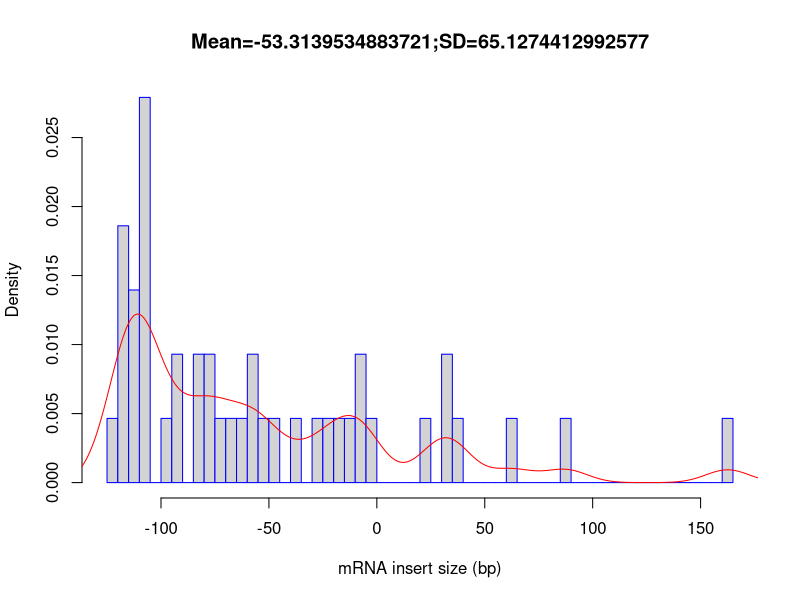

Write the R code that produced this figure.
out_file = 'Atha_Ler-0_sl_FLT_uG_Rep1'
pdf('Atha_Ler-0_sl_FLT_uG_Rep1.inner_distance_plot.pdf')
fragsize=rep(c(-147.5,-142.5,-137.5,-132.5,-127.5,-122.5,-117.5,-112.5,-107.5,-102.5,-97.5,-92.5,-87.5,-82.5,-77.5,-72.5,-67.5,-62.5,-57.5,-52.5,-47.5,-42.5,-37.5,-32.5,-27.5,-22.5,-17.5,-12.5,-7.5,-2.5,2.5,7.5,12.5,17.5,22.5,27.5,32.5,37.5,42.5,47.5,52.5,57.5,62.5,67.5,72.5,77.5,82.5,87.5,92.5,97.5,102.5,107.5,112.5,117.5,122.5,127.5,132.5,137.5,142.5,147.5,152.5,157.5,162.5,167.5,172.5,177.5,182.5,187.5,192.5,197.5,202.5,207.5,212.5,217.5,222.5,227.5,232.5,237.5,242.5,247.5,252.5,257.5,262.5,267.5,272.5,277.5,282.5,287.5,292.5,297.5,302.5,307.5,312.5,317.5,322.5,327.5,332.5,337.5,342.5,347.5),times=c(0,0,0,0,0,1,4,3,6,0,1,2,0,2,2,1,1,1,2,1,1,0,1,0,1,1,1,1,2,1,0,0,0,0,1,0,2,1,0,0,0,0,1,0,0,0,0,1,0,0,0,0,0,0,0,0,0,0,0,0,0,0,1,0,0,0,0,0,0,0,0,0,0,0,0,0,0,0,0,0,0,0,0,0,0,0,0,0,0,0,0,0,0,0,0,0,0,0,0,0))
frag_sd = sd(fragsize)
frag_mean = mean(fragsize)
frag_median = median(fragsize)
write(x=c("Name","Mean","Median","sd"), sep="	", file=stdout(),ncolumns=4)
write(c(out_file,frag_mean,frag_median,frag_sd),sep="	", file=stdout(),ncolumns=4)
hist(fragsize,probability=T,breaks=100,xlab="mRNA insert size (bp)",main=paste(c("Mean=",frag_mean,";","SD=",frag_sd),collapse=""),border="blue")
lines(density(fragsize,bw=10),col='red')
dev.off()
